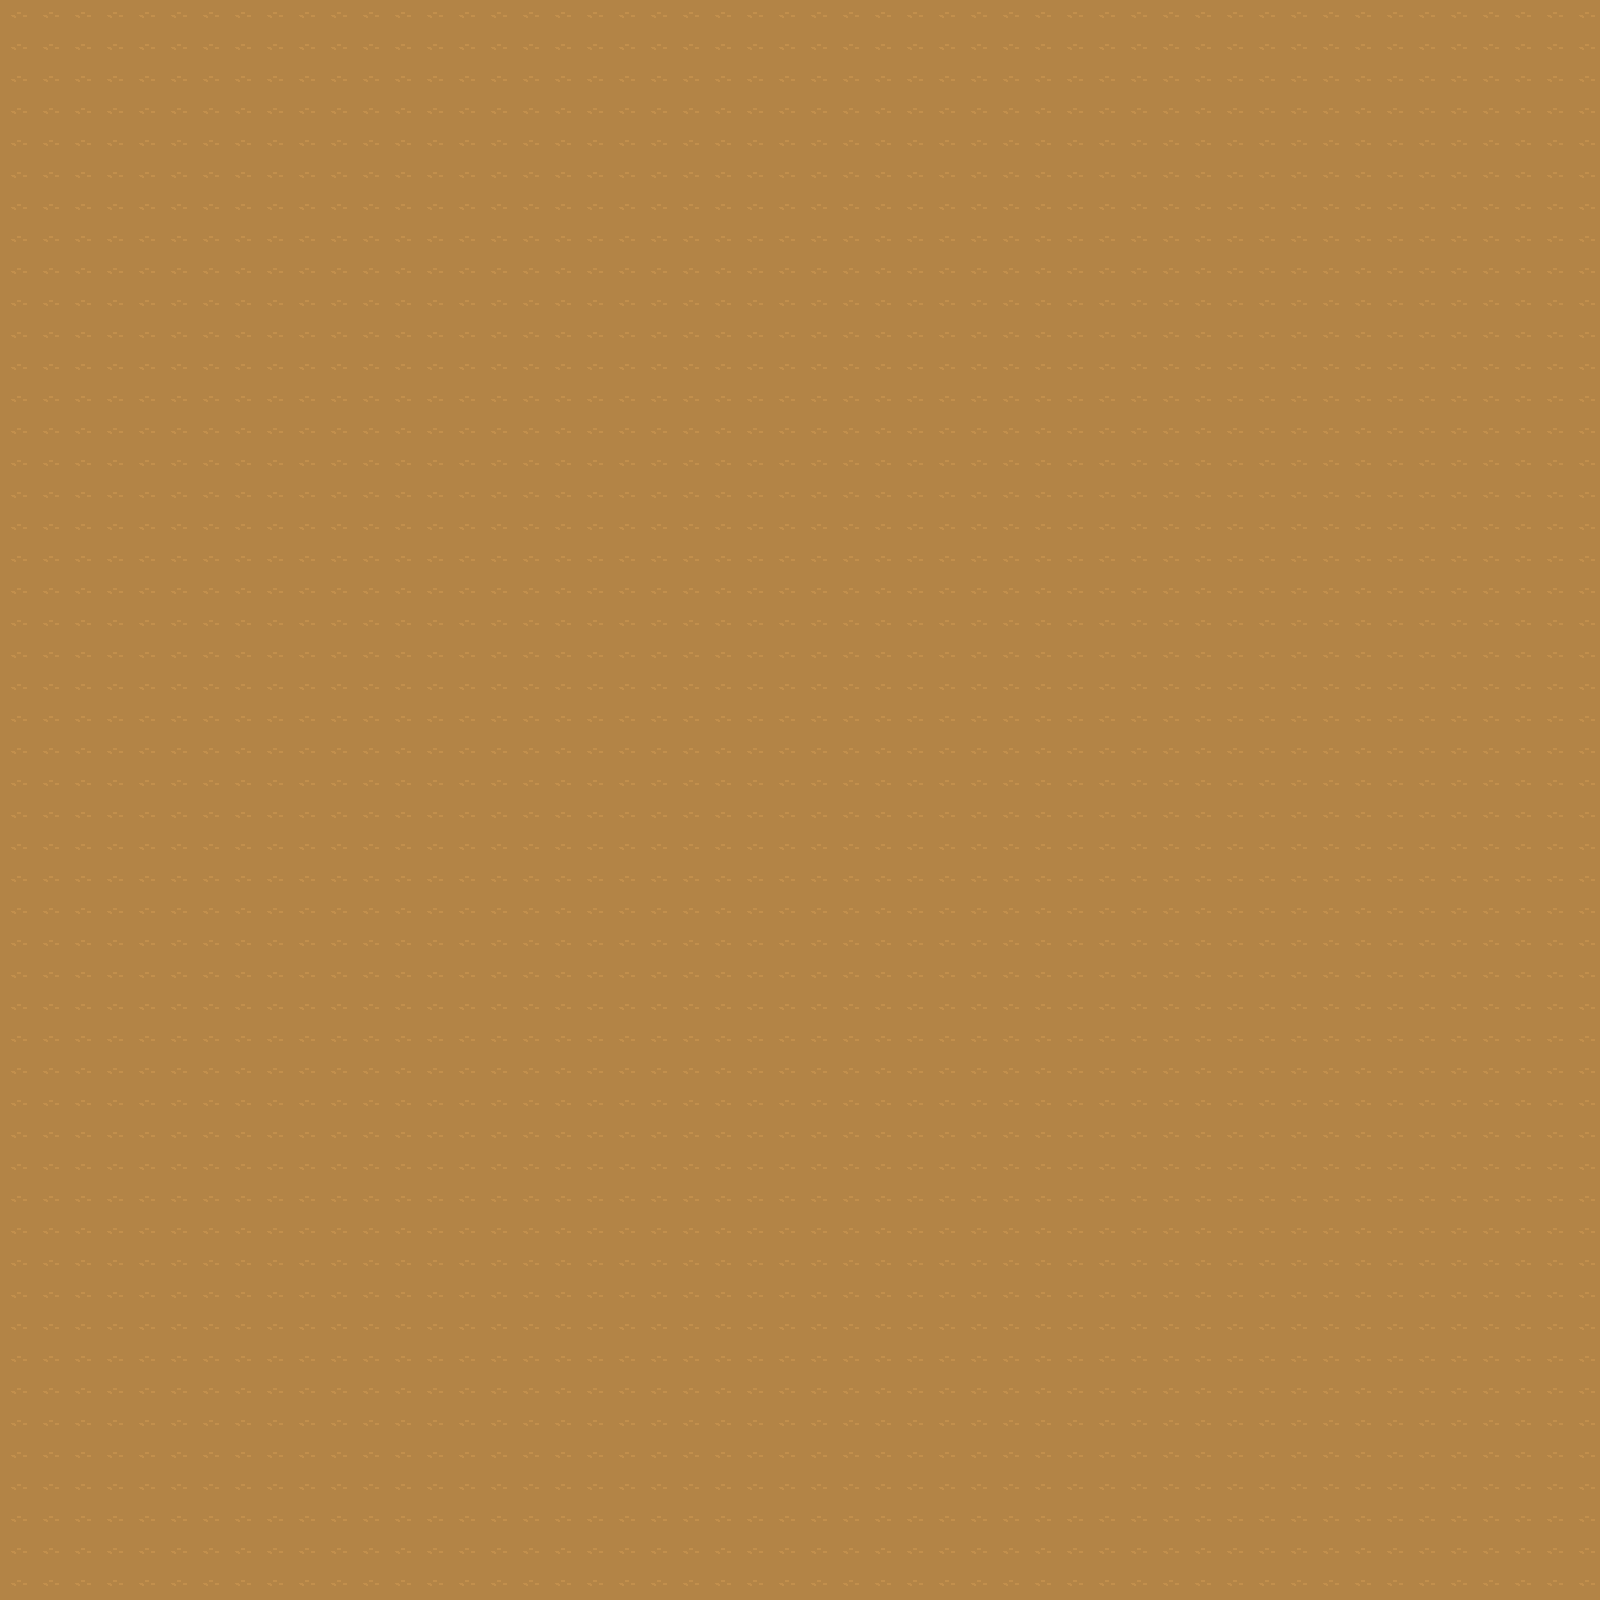

This is a level from a 2D game, rendered from its Tiled map with the project's own tilesets. A one-line summary and the map file follow, with tile-layer data summarised:
An orthogonal 50x50 tile map with 32x32 px tiles, 9 tile layers (Ground, UpperGround, Road, Struct, ...), 4 tilesets and 99 objects (3x InDoorPoint, Interaction, TeleportPoint).

<map version="1.10" tiledversion="1.11.0" orientation="orthogonal" renderorder="right-down" width="50" height="50" tilewidth="32" tileheight="32" infinite="0" nextlayerid="22" nextobjectid="328">
 <tileset firstgid="1" source="DesertItem.tsx" />
 <tileset firstgid="1985" source="DesertRoad.tsx" />
 <tileset firstgid="2245" source="DesertRock.tsx" />
 <tileset firstgid="2645" source="Telepoter.tsx" />
 <layer id="1" name="Ground" width="50" height="50" locked="1">
  <data>[2500 cells, 2500 non-empty, 9 distinct tile ids]</data>
 </layer>
 <layer id="7" name="UpperGround" width="50" height="50" locked="1">
  <data>[2500 cells, 959 non-empty, 11 distinct tile ids]</data>
 </layer>
 <layer id="6" name="Road" width="50" height="50" locked="1">
  <data>[2500 cells, 377 non-empty, 127 distinct tile ids]</data>
 </layer>
 <layer id="2" name="Struct" width="50" height="50">
  <data>[2500 cells, 488 non-empty, 173 distinct tile ids]</data>
 </layer>
 <layer id="8" name="UppperItem" width="50" height="50" locked="1">
  <data>[2500 cells, 8 non-empty, 7 distinct tile ids]</data>
 </layer>
 <layer id="14" name="Decorations" width="50" height="50">
  <data>[2500 cells, 368 non-empty, 261 distinct tile ids]</data>
 </layer>
 <layer id="16" name="StructBridge" width="50" height="50" locked="1">
  <data>[2500 cells, 205 non-empty, 146 distinct tile ids]</data>
 </layer>
 <layer id="4" name="Magic" width="50" height="50" locked="1">
  <data>[2500 cells, 32 non-empty, 17 distinct tile ids]</data>
 </layer>
 <layer id="19" name="BlackFog" width="50" height="50">
  <data>[2500 cells, 2500 non-empty, 1 distinct tile ids]</data>
 </layer>
 <objectgroup id="21" name="Obstacles">
  <object id="228" x="-3.0303" y="503.03" width="139.394" height="93.9394">
   <properties>
    <property name="Height" type="float" value="93.9394" />
    <property name="Width" type="float" value="139.394" />
    <property name="X" type="float" value="-3.0303" />
    <property name="Y" type="float" value="503.03" />
   </properties>
  </object>
  <object id="229" x="133.939" y="600" width="8.48485" height="66.6667">
   <properties>
    <property name="Height" type="float" value="66.6667" />
    <property name="Width" type="float" value="8.48485" />
    <property name="X" type="float" value="133.939" />
    <property name="Y" type="float" value="600" />
   </properties>
  </object>
  <object id="230" x="142" y="618" width="16.6667" height="54">
   <properties>
    <property name="Height" type="float" value="54" />
    <property name="Width" type="float" value="16.6667" />
    <property name="X" type="float" value="142" />
    <property name="Y" type="float" value="618" />
   </properties>
  </object>
  <object id="231" x="223.333" y="619.333" width="20.6667" height="46">
   <properties>
    <property name="Height" type="float" value="46" />
    <property name="Width" type="float" value="20.6667" />
    <property name="X" type="float" value="223.333" />
    <property name="Y" type="float" value="619.333" />
   </properties>
  </object>
  <object id="232" x="136.667" y="503.333" width="28.6667" height="65.3333">
   <properties>
    <property name="Height" type="float" value="65.3333" />
    <property name="Width" type="float" value="28.6667" />
    <property name="X" type="float" value="136.667" />
    <property name="Y" type="float" value="503.333" />
   </properties>
  </object>
  <object id="233" x="216.667" y="508" width="27.3333" height="60">
   <properties>
    <property name="Height" type="float" value="60" />
    <property name="Width" type="float" value="27.3333" />
    <property name="X" type="float" value="216.667" />
    <property name="Y" type="float" value="508" />
   </properties>
  </object>
  <object id="234" x="244.667" y="509.333" width="173.333" height="90.6667">
   <properties>
    <property name="Height" type="float" value="90.6667" />
    <property name="Width" type="float" value="173.333" />
    <property name="X" type="float" value="244.667" />
    <property name="Y" type="float" value="509.333" />
   </properties>
  </object>
  <object id="235" x="404.667" y="598.667" width="17.3333" height="127.333">
   <properties>
    <property name="Height" type="float" value="127.333" />
    <property name="Width" type="float" value="17.3333" />
    <property name="X" type="float" value="404.667" />
    <property name="Y" type="float" value="598.667" />
   </properties>
  </object>
  <object id="236" x="244" y="600.667" width="6.66667" height="54">
   <properties>
    <property name="Height" type="float" value="54" />
    <property name="Width" type="float" value="6.66667" />
    <property name="X" type="float" value="244" />
    <property name="Y" type="float" value="600.667" />
   </properties>
  </object>
  <object id="237" x="424" y="631.333" width="272" height="96">
   <properties>
    <property name="Height" type="float" value="96" />
    <property name="Width" type="float" value="272" />
    <property name="X" type="float" value="424" />
    <property name="Y" type="float" value="631.333" />
   </properties>
  </object>
  <object id="238" x="699.333" y="629.333" width="43.3333" height="37.3333">
   <properties>
    <property name="Height" type="float" value="37.3333" />
    <property name="Width" type="float" value="43.3333" />
    <property name="X" type="float" value="699.333" />
    <property name="Y" type="float" value="629.333" />
   </properties>
  </object>
  <object id="239" x="743.333" y="628" width="379.333" height="101.333">
   <properties>
    <property name="Height" type="float" value="101.333" />
    <property name="Width" type="float" value="379.333" />
    <property name="X" type="float" value="743.333" />
    <property name="Y" type="float" value="628" />
   </properties>
  </object>
  <object id="240" x="1110" y="730.667" width="17.3333" height="121.333">
   <properties>
    <property name="Height" type="float" value="121.333" />
    <property name="Width" type="float" value="17.3333" />
    <property name="X" type="float" value="1110" />
    <property name="Y" type="float" value="730.667" />
   </properties>
  </object>
  <object id="241" x="1128" y="758" width="472" height="96.6667">
   <properties>
    <property name="Height" type="float" value="96.6667" />
    <property name="Width" type="float" value="472" />
    <property name="X" type="float" value="1128" />
    <property name="Y" type="float" value="758" />
   </properties>
  </object>
  <object id="242" x="1308" y="994" width="9.3333" height="345.333">
   <properties>
    <property name="Height" type="float" value="345.333" />
    <property name="Width" type="float" value="9.3333" />
    <property name="X" type="float" value="1308" />
    <property name="Y" type="float" value="994" />
   </properties>
  </object>
  <object id="243" x="1064.67" y="1240.67" width="242" height="96.6667">
   <properties>
    <property name="Height" type="float" value="96.6667" />
    <property name="Width" type="float" value="242" />
    <property name="X" type="float" value="1064.67" />
    <property name="Y" type="float" value="1240.67" />
   </properties>
  </object>
  <object id="244" x="1041.33" y="1194" width="24" height="138">
   <properties>
    <property name="Height" type="float" value="138" />
    <property name="Width" type="float" value="24" />
    <property name="X" type="float" value="1041.33" />
    <property name="Y" type="float" value="1194" />
   </properties>
  </object>
  <object id="245" x="1058" y="1013.33" width="6.66667" height="126.667">
   <properties>
    <property name="Height" type="float" value="126.667" />
    <property name="Width" type="float" value="6.66667" />
    <property name="X" type="float" value="1058" />
    <property name="Y" type="float" value="1013.33" />
   </properties>
  </object>
  </objectgroup>
</map>
<!-- 81 of 99 objects omitted -->
